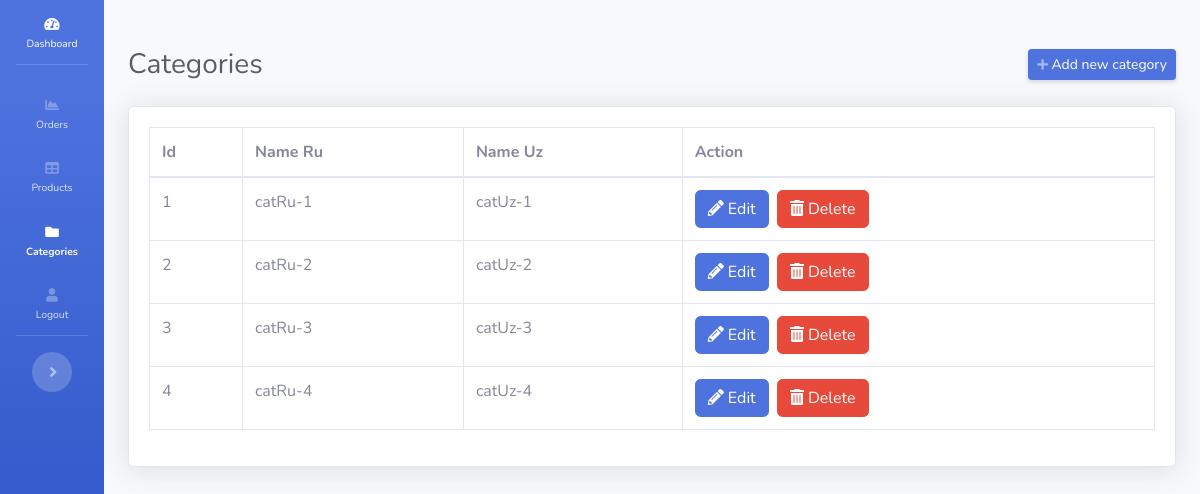
/admin/categories.php (signed in), run on the app's committed database.
### tables this page shows
CREATE TABLE `categories` (
  `id` int(11) NOT NULL,
  `name_ru` varchar(255) NOT NULL,
  `name_uz` varchar(255) NOT NULL
);

### admin/categories.php (the view, shortened to what this page needs)
<?php
  include 'includes/header.php';
?>
<body id="page-top" class="sidebar-toggled">
  <div id="wrapper">
  <?php include 'includes/navbar.php';?>
    <div id="content-wrapper" class="d-flex flex-column">
      <div id="content">
        <div class="container-fluid">
          <div class="d-sm-flex align-items-center justify-content-between mb-4 mt-5">
            <h1 class="h3 mb-0 text-gray-800">Categories</h1>
            <button class="d-none d-sm-inline-block btn btn-sm btn-primary shadow-sm" data-toggle="modal" data-target="#newCategoryModal">
              <i class="fas fa-plus fa-sm text-white-50"></i> Add new category
            </button>
          </div>
          <div class="card shadow mb-4">
            <div class="card-body">
              <div class="table-responsive">
                <table class="table table-bordered" id="categoriesList" width="100%" cellspacing="0">
                  <thead>
                    <tr>
                      <th>Id</th>
                      <th>Name Ru</th>
                      <th>Name Uz</th>
                      <th>Action</th>
                    </tr>
                  </thead>
                  <tbody>
<?php
  $sql ="SELECT * FROM categories";
  $query=mysqli_query($db,$sql);
  while($row=mysqli_fetch_array($query)){
    echo "<tr>";
    echo "<td id='catId_".$row[0]."'>".$row[0]."</td>";
    echo "<td>".$row[1]."</td>";
    echo "<td>".$row[2]."</td>";
    echo '<td>
      <button type="button" onclick="getData('.$row[0].')" class="btn btn-primary btn-xs">
        <i class="fas fa-pencil-alt">&nbsp;</i>Edit
      </button>&nbsp;
      <button type="button" onclick="getDelete('.$row[0].')" class="btn btn-danger btn-xs">
        <i class="fas fa-trash-alt">&nbsp;</i>Delete
      </button>
    </td>
  </tr>';
}
?>
                </tbody>
              </div>
            </div>
          </div>
        </div>
      </div>
    </div>
  </div>
<?php include 'includes/footer.php';?>

### data on the page
categories: id "1", name_ru "catRu-1", name_uz "catUz-1"
categories: id "2", name_ru "catRu-2", name_uz "catUz-2"
categories: id "3", name_ru "catRu-3", name_uz "catUz-3"
categories: id "4", name_ru "catRu-4", name_uz "catUz-4"
